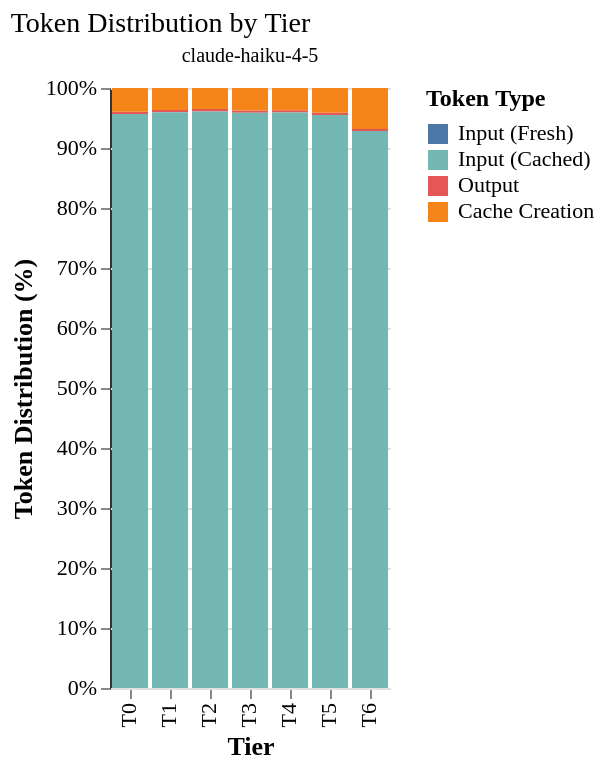

Vega-Lite specification for this chart:
### Vega-Lite specification from a JSON file in a GitHub repository (floating-point values rounded to 4 significant figures)
{"config": {"font": "serif", "axis": {"labelFontSize": 11, "titleFontSize": 13, "gridColor": "#e0e0e0", "domainColor": "#333333"}, "legend": {"labelFontSize": 11, "titleFontSize": 12}, "title": {"fontSize": 14, "anchor": "start", "fontWeight": "normal"}, "view": {"stroke": null, "continuousWidth": 400, "continuousHeight": 300}, "mark": {"tooltip": true}}, "data": {"name": "data-40be708299840b2688016c62004b3e5a"}, "facet": {"column": {"field": "agent_model", "title": null, "type": "nominal"}}, "spec": {"mark": {"type": "bar"}, "encoding": {"color": {"field": "token_type_label", "scale": {"domain": ["Input (Fresh)", "Input (Cached)", "Output", "Cache Creation"], "range": ["#4C78A8", "#72B7B2", "#E45756", "#F58518"]}, "title": "Token Type", "type": "nominal"}, "order": {"field": "token_type_order", "type": "quantitative"}, "tooltip": [{"field": "tier", "title": "Tier", "type": "ordinal"}, {"field": "token_type_label", "title": "Token Type", "type": "nominal"}, {"field": "tokens", "format": ",d", "title": "Mean Tokens", "type": "quantitative"}], "x": {"field": "tier", "sort": ["T0", "T1", "T2", "T3", "T4", "T5", "T6"], "title": "Tier", "type": "ordinal"}, "y": {"field": "tokens", "stack": "normalize", "title": "Token Distribution (%)", "type": "quantitative"}}}, "title": "Token Distribution by Tier", "$schema": "https://vega.github.io/schema/vega-lite/v6.1.0.json", "datasets": {"data-40be708299840b2688016c62004b3e5a": [{"agent_model": "claude-haiku-4-5", "tier": "T0", "token_type": "input_tokens", "tokens": 67.41, "token_type_label": "Input (Fresh)", "token_type_order": 0}, {"agent_model": "claude-haiku-4-5", "tier": "T1", "token_type": "input_tokens", "tokens": 41.96, "token_type_label": "Input (Fresh)", "token_type_order": 0}, {"agent_model": "claude-haiku-4-5", "tier": "T2", "token_type": "input_tokens", "tokens": 43.12, "token_type_label": "Input (Fresh)", "token_type_order": 0}, {"agent_model": "claude-haiku-4-5", "tier": "T3", "token_type": "input_tokens", "tokens": 58.8, "token_type_label": "Input (Fresh)", "token_type_order": 0}, {"agent_model": "claude-haiku-4-5", "tier": "T4", "token_type": "input_tokens", "tokens": 40.44, "token_type_label": "Input (Fresh)", "token_type_order": 0}, {"agent_model": "claude-haiku-4-5", "tier": "T5", "token_type": "input_tokens", "tokens": 48.47, "token_type_label": "Input (Fresh)", "token_type_order": 0}, {"agent_model": "claude-haiku-4-5", "tier": "T6", "token_type": "input_tokens", "tokens": 45.67, "token_type_label": "Input (Fresh)", "token_type_order": 0}, {"agent_model": "claude-haiku-4-5", "tier": "T0", "token_type": "output_tokens", "tokens": 2409.0, "token_type_label": "Output", "token_type_order": 2}, {"agent_model": "claude-haiku-4-5", "tier": "T1", "token_type": "output_tokens", "tokens": 2601.0, "token_type_label": "Output", "token_type_order": 2}, {"agent_model": "claude-haiku-4-5", "tier": "T2", "token_type": "output_tokens", "tokens": 2659.0, "token_type_label": "Output", "token_type_order": 2}, {"agent_model": "claude-haiku-4-5", "tier": "T3", "token_type": "output_tokens", "tokens": 2633.0, "token_type_label": "Output", "token_type_order": 2}, {"agent_model": "claude-haiku-4-5", "tier": "T4", "token_type": "output_tokens", "tokens": 2593.0, "token_type_label": "Output", "token_type_order": 2}, {"agent_model": "claude-haiku-4-5", "tier": "T5", "token_type": "output_tokens", "tokens": 2574.0, "token_type_label": "Output", "token_type_order": 2}, {"agent_model": "claude-haiku-4-5", "tier": "T6", "token_type": "output_tokens", "tokens": 2675.0, "token_type_label": "Output", "token_type_order": 2}, {"agent_model": "claude-haiku-4-5", "tier": "T0", "token_type": "cache_creation_tokens", "tokens": 24500.0, "token_type_label": "Cache Creation", "token_type_order": 3}, {"agent_model": "claude-haiku-4-5", "tier": "T1", "token_type": "cache_creation_tokens", "tokens": 24670.0, "token_type_label": "Cache Creation", "token_type_order": 3}, {"agent_model": "claude-haiku-4-5", "tier": "T2", "token_type": "cache_creation_tokens", "tokens": 23350.0, "token_type_label": "Cache Creation", "token_type_order": 3}, {"agent_model": "claude-haiku-4-5", "tier": "T3", "token_type": "cache_creation_tokens", "tokens": 24840.0, "token_type_label": "Cache Creation", "token_type_order": 3}, {"agent_model": "claude-haiku-4-5", "tier": "T4", "token_type": "cache_creation_tokens", "tokens": 25330.0, "token_type_label": "Cache Creation", "token_type_order": 3}, {"agent_model": "claude-haiku-4-5", "tier": "T5", "token_type": "cache_creation_tokens", "tokens": 28820.0, "token_type_label": "Cache Creation", "token_type_order": 3}, {"agent_model": "claude-haiku-4-5", "tier": "T6", "token_type": "cache_creation_tokens", "tokens": 56980.0, "token_type_label": "Cache Creation", "token_type_order": 3}, {"agent_model": "claude-haiku-4-5", "tier": "T0", "token_type": "cache_read_tokens", "tokens": 593600.0, "token_type_label": "Input (Cached)", "token_type_order": 1}, {"agent_model": "claude-haiku-4-5", "tier": "T1", "token_type": "cache_read_tokens", "tokens": 644800.0, "token_type_label": "Input (Cached)", "token_type_order": 1}, {"agent_model": "claude-haiku-4-5", "tier": "T2", "token_type": "cache_read_tokens", "tokens": 638300.0, "token_type_label": "Input (Cached)", "token_type_order": 1}, {"agent_model": "claude-haiku-4-5", "tier": "T3", "token_type": "cache_read_tokens", "tokens": 636400.0, "token_type_label": "Input (Cached)", "token_type_order": 1}, {"agent_model": "claude-haiku-4-5", "tier": "T4", "token_type": "cache_read_tokens", "tokens": 657400.0, "token_type_label": "Input (Cached)", "token_type_order": 1}, {"agent_model": "claude-haiku-4-5", "tier": "T5", "token_type": "cache_read_tokens", "tokens": 664600.0, "token_type_label": "Input (Cached)", "token_type_order": 1}, {"agent_model": "claude-haiku-4-5", "tier": "T6", "token_type": "cache_read_tokens", "tokens": 771600.0, "token_type_label": "Input (Cached)", "token_type_order": 1}]}}
